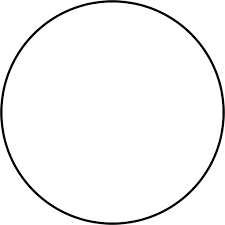
%> input picture cerchio.jpg, 225 x 225 px; its folder holds only this picture in this run
$ octave --eval "result = ExtractVpiuVector;"   (GNU Octave 9; MATLAB toolbox functions it lacks are replaced by stand-ins)
%> lines starting %> are read from the running program, lines starting %| are printed output that depends on the picture
### clm.m
function X = clm(A)
%CLM   Complex Logarithm Mapping

%trasformata di Fourier dell'immagine
F = fft2(A);

%trasformata di Fuorier centrata
Fsh = fftshift(F);

%CLM(?) log della trasformata
Vpiu = log(1+Fsh);

X = reshape(Vpiu, 1, []); %matrix to row vector
end

### ExtractVpiuVector.m
function Vpiu = ExtractVpiuVector()
    imagefiles = dir('*.jpg');
    nfiles = length(imagefiles);

    Vpiu = zeros(nfiles, 62500);

    for ii=1:nfiles
        currentfilename = imagefiles(ii).name;
        imdata = imread(currentfilename);
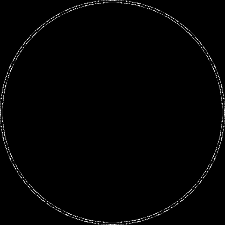
%> imdata: size 225x225 uint8; min 0, max 39, mean 0.5; drawn with min black and max white
        imdata = imresize(imdata, [250 250]);
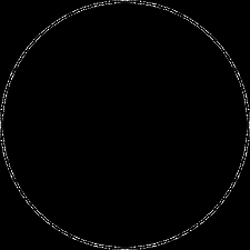
%> imdata: size 250x250 uint8; min 0, max 37, mean 0.5; drawn with min black and max white
        imdata = rgb2gray(imdata);

        VpiuKRow = clm(imdata); %matrix to row vector

        Vpiu(ii,:) = VpiuKRow;
    end

end

$ run again, on foto4.jpg
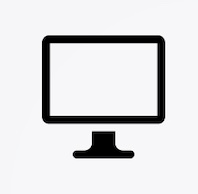
%> input picture foto4.jpg, 198 x 194 px
%> in ExtractVpiuVector, imdata is the input picture: size 194x198x3 uint8; mean R, G, B 222, 222, 223.8
%> in ExtractVpiuVector, `imdata = imresize(imdata, [250 250]);`:
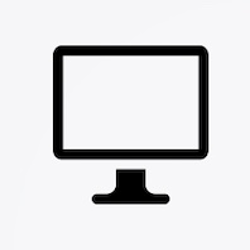
%> imdata: size 250x250x3 uint8; mean R, G, B 222.1, 222.1, 223.9

$ run again, on foto5.jpg
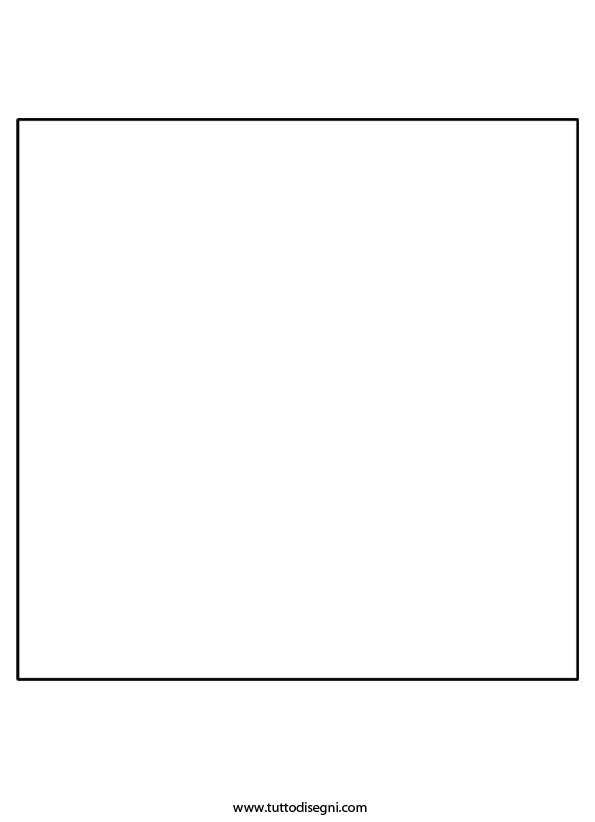
%> input picture foto5.jpg, 595 x 822 px
%> in ExtractVpiuVector, imdata is the input picture: size 822x595x3 uint8; min 0, max 255, mean 251.4
%> in ExtractVpiuVector, `imdata = imresize(imdata, [250 250]);`:
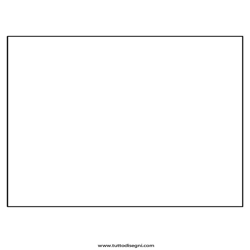
%> imdata: size 250x250x3 uint8; min 16, max 255, mean 251.4
